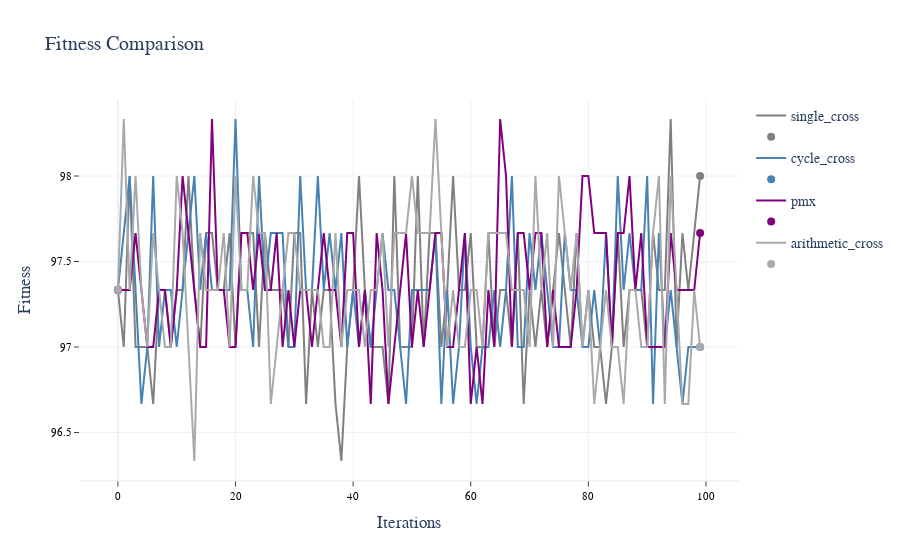
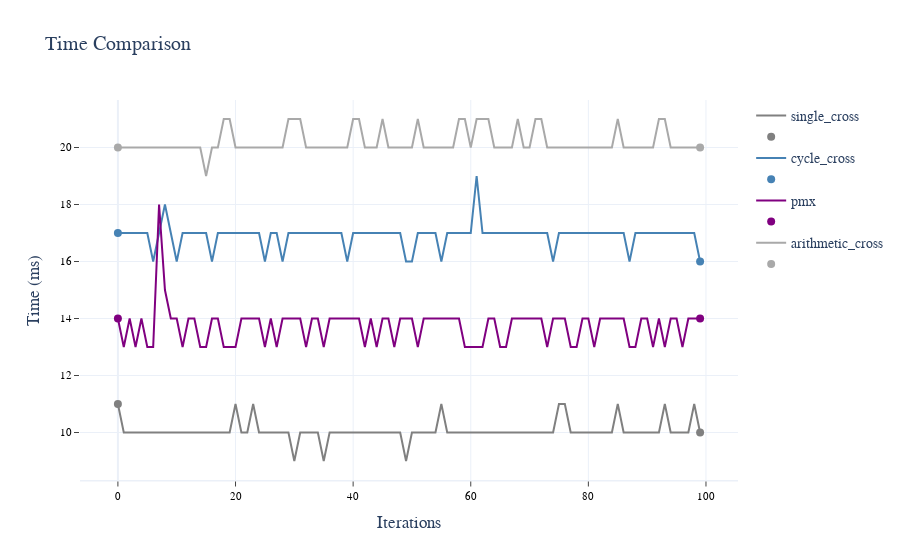

Notebook code for these charts, in order:
### Markdown cell above
### __2.2 Crossover Operator__

### Code cell
# seed for reproducibility
np.random.seed(0)

# Define the range of values
xo = ['single_cross', 'cycle_cross', 'pmx', 'arithmetic_cross']

# Setting previous best parameter as new default value
params.update(replace_param)

# Print current parameters to use in best_operators_search
print('\033[1mParameters for GA:\033[0m', end='\n\n')
print(params, end='\n\n')

param_list, df = best_operators_search('cross', xo, params)

# Displaying average results of the 100 iterations
print('\033[1mAverage results:', end='\n')
df['const'] = 'const'
df_avg = df.groupby('const').mean().reset_index(drop=True).round(3)
display(df_avg)

# Getting best parameter by fitness & time
best_param_fit = df_avg[[col for col in df_avg.columns if col.startswith('Fit_')]].idxmax(axis=1)[0].replace('Fit_', '')
best_param_time = df_avg[[col for col in df_avg.columns if col.startswith('Time_')]].idxmin(axis=1)[0].replace('Time_', '')
replace_param = {'cross': best_param_fit}
print(f'\nBest Fitness: \033[1m{best_param_fit}\033[0m\n\nBest Time: \033[1m{best_param_time}\033[0m', end='\n\n')

# Plotting results
plot_values(data = df, colors = color_palette[:len(xo)], layout=2, template='white', grid=True)

### Figure 1 — Plotly figure (JSON) as saved in the notebook; plotly's stock layout.template omitted (floating-point values rounded to 4 significant figures)
{"data": [{"line": {"color": "gray", "width": 2}, "name": "single_cross", "type": "scatter", "x": [0, 1, 2, 3, 4, 5, 6, 7, 8, 9, 10, 11, 12, 13, 14, 15, 16, 17, 18, 19, 20, 21, 22, 23, 24, 25, 26, 27, 28, 29, 30, 31, 32, 33, 34, 35, 36, 37, 38, 39, 40, 41, 42, 43, 44, 45, 46, 47, 48, 49, 50, 51, 52, 53, 54, 55, 56, 57, 58, 59, 60, 61, 62, 63, 64, 65, 66, 67, 68, 69, 70, 71, 72, 73, 74, 75, 76, 77, 78, 79, 80, 81, 82, 83, 84, 85, 86, 87, 88, 89, 90, 91, 92, 93, 94, 95, 96, 97, 98, 99], "y": [97.33, 97, 98, 97, 97, 97, 96.67, 97.33, 97.33, 97, 97.33, 97.33, 98, 97.33, 97, 97.67, 97.67, 97.33, 97.33, 97.67, 97, 97.67, 97.67, 97.67, 97, 97.67, 97.33, 97.33, 97.33, 97, 97.67, 97.67, 96.67, 97.33, 97, 97.33, 97.33, 96.67, 96.33, 97, 97.33, 98, 97.33, 97, 97, 97, 96.67, 98, 97, 97, 97, 98, 97, 97.67, 97.67, 97, 97.33, 98, 97.33, 97.33, 97.67, 97, 97, 97.67, 97, 97.33, 97.33, 97, 97.67, 96.67, 97.33, 97, 97.33, 97, 97.33, 97.67, 97.33, 97, 97.67, 97, 97.33, 97, 97, 96.67, 97, 97.67, 97, 97.33, 97.33, 97.33, 97, 97.67, 97.33, 97.33, 98.33, 97, 97.67, 97.33, 97.67, 98]}, {"marker": {"color": "gray", "size": 8}, "mode": "markers", "name": "", "type": "scatter", "x": [0, 99], "y": [97.33, 98]}, {"line": {"color": "steelblue", "width": 2}, "name": "cycle_cross", "type": "scatter", "x": [0, 1, 2, 3, 4, 5, 6, 7, 8, 9, 10, 11, 12, 13, 14, 15, 16, 17, 18, 19, 20, 21, 22, 23, 24, 25, 26, 27, 28, 29, 30, 31, 32, 33, 34, 35, 36, 37, 38, 39, 40, 41, 42, 43, 44, 45, 46, 47, 48, 49, 50, 51, 52, 53, 54, 55, 56, 57, 58, 59, 60, 61, 62, 63, 64, 65, 66, 67, 68, 69, 70, 71, 72, 73, 74, 75, 76, 77, 78, 79, 80, 81, 82, 83, 84, 85, 86, 87, 88, 89, 90, 91, 92, 93, 94, 95, 96, 97, 98, 99], "y": [97.33, 97.67, 98, 97.33, 96.67, 97, 98, 97, 97.33, 97.33, 97, 97.33, 97.67, 98, 97.33, 97.67, 97.33, 97.33, 97.33, 97.33, 98.33, 97.33, 97.33, 97, 98, 97.33, 97.67, 97.67, 97.67, 97, 97, 98, 97.33, 97.33, 98, 97.33, 97.67, 97.33, 97.67, 97, 97.33, 97, 97.33, 97, 97.33, 97.67, 97.33, 97.33, 97, 96.67, 97.33, 97.33, 97.33, 97.33, 97.67, 96.67, 97.33, 96.67, 97, 97.67, 97, 96.67, 97, 97, 97.33, 97, 97.33, 98, 97, 97, 97.67, 97.33, 97.67, 97.33, 97, 97, 97.67, 97.33, 97.33, 97, 97, 97.33, 97, 97.67, 97, 98, 97.33, 97.67, 97.33, 97.33, 98, 96.67, 97.67, 97, 97.33, 97, 96.67, 97, 97, 97]}, {"marker": {"color": "steelblue", "size": 8}, "mode": "markers", "name": "", "type": "scatter", "x": [0, 99], "y": [97.33, 97]}, {"line": {"color": "purple", "width": 2}, "name": "pmx", "type": "scatter", "x": [0, 1, 2, 3, 4, 5, 6, 7, 8, 9, 10, 11, 12, 13, 14, 15, 16, 17, 18, 19, 20, 21, 22, 23, 24, 25, 26, 27, 28, 29, 30, 31, 32, 33, 34, 35, 36, 37, 38, 39, 40, 41, 42, 43, 44, 45, 46, 47, 48, 49, 50, 51, 52, 53, 54, 55, 56, 57, 58, 59, 60, 61, 62, 63, 64, 65, 66, 67, 68, 69, 70, 71, 72, 73, 74, 75, 76, 77, 78, 79, 80, 81, 82, 83, 84, 85, 86, 87, 88, 89, 90, 91, 92, 93, 94, 95, 96, 97, 98, 99], "y": [97.33, 97.33, 97.33, 97.67, 97.33, 97, 97, 97.33, 97.33, 97, 97.33, 98, 97.67, 97.33, 97, 97, 98.33, 97.33, 97.33, 97, 97, 97.67, 97.67, 97.33, 97.67, 97.33, 97.33, 97.67, 97, 97.33, 97, 97.33, 97.33, 97, 97.33, 97.67, 97.33, 97.33, 97, 97.67, 97.67, 97, 97.33, 96.67, 97.67, 97.33, 96.67, 97, 97.33, 97.67, 97, 97.33, 97, 97.33, 97.67, 97.67, 97, 97, 97.33, 97.67, 96.67, 97, 96.67, 97.33, 97, 98.33, 98, 97, 97.67, 97.67, 97.33, 97.67, 97.67, 97, 97.33, 97, 97, 97, 97.33, 98, 98, 97.67, 97.67, 97.67, 97, 97.67, 97.67, 98, 97.33, 97.67, 97, 97, 97, 97, 97.67, 97.33, 97.33, 97.33, 97.33, 97.67]}, {"marker": {"color": "purple", "size": 8}, "mode": "markers", "name": "", "type": "scatter", "x": [0, 99], "y": [97.33, 97.67]}, {"line": {"color": "darkgray", "width": 2}, "name": "arithmetic_cross", "type": "scatter", "x": [0, 1, 2, 3, 4, 5, 6, 7, 8, 9, 10, 11, 12, 13, 14, 15, 16, 17, 18, 19, 20, 21, 22, 23, 24, 25, 26, 27, 28, 29, 30, 31, 32, 33, 34, 35, 36, 37, 38, 39, 40, 41, 42, 43, 44, 45, 46, 47, 48, 49, 50, 51, 52, 53, 54, 55, 56, 57, 58, 59, 60, 61, 62, 63, 64, 65, 66, 67, 68, 69, 70, 71, 72, 73, 74, 75, 76, 77, 78, 79, 80, 81, 82, 83, 84, 85, 86, 87, 88, 89, 90, 91, 92, 93, 94, 95, 96, 97, 98, 99], "y": [97.33, 98.33, 97.33, 98, 97.33, 97, 97.67, 97.33, 97, 97, 98, 97.67, 97, 96.33, 97.67, 97.33, 97.33, 97.33, 97.67, 97, 98, 97.33, 97.33, 98, 97.67, 97.67, 96.67, 97, 97.33, 97.67, 97.67, 97.33, 97.33, 97.33, 97.33, 97, 97, 97.67, 97, 97.33, 97.33, 97.33, 97, 97.33, 97.33, 97.67, 97, 97.67, 97.67, 97.67, 98, 97.67, 97.67, 97.67, 98.33, 97.67, 97, 97.33, 97, 97, 97.33, 97.33, 97, 97.67, 97.67, 97.67, 97.67, 97.33, 97.33, 97.33, 97, 98, 97.33, 97.67, 97, 98, 97.67, 97.33, 97.67, 97, 97.33, 96.67, 97, 97.33, 97, 97, 96.67, 97.33, 97.33, 97, 97, 97.67, 98, 96.67, 98, 97.33, 96.67, 96.67, 97.33, 97]}, {"marker": {"color": "darkgray", "size": 8}, "mode": "markers", "name": "", "type": "scatter", "x": [0, 99], "y": [97.33, 97]}], "layout": {"font": {"family": "Verdana", "size": 14}, "title": {"text": "Fitness Comparison"}, "xaxis": {"linewidth": 1.5, "showgrid": true, "showline": true, "showticklabels": true, "tickfont": {"color": "#000000", "family": "Verdana", "size": 11}, "ticks": "outside", "title": {"text": "Iterations"}}, "yaxis": {"showgrid": true, "showline": false, "showticklabels": true, "tickfont": {"color": "#000000", "family": "Verdana", "size": 11}, "ticks": "outside", "title": {"text": "Fitness"}, "zeroline": false}}}

### Figure 2 — Plotly figure (JSON) as saved in the notebook; plotly's stock layout.template omitted (floating-point values rounded to 4 significant figures)
{"data": [{"line": {"color": "gray", "width": 2}, "name": "single_cross", "type": "scatter", "x": [0, 1, 2, 3, 4, 5, 6, 7, 8, 9, 10, 11, 12, 13, 14, 15, 16, 17, 18, 19, 20, 21, 22, 23, 24, 25, 26, 27, 28, 29, 30, 31, 32, 33, 34, 35, 36, 37, 38, 39, 40, 41, 42, 43, 44, 45, 46, 47, 48, 49, 50, 51, 52, 53, 54, 55, 56, 57, 58, 59, 60, 61, 62, 63, 64, 65, 66, 67, 68, 69, 70, 71, 72, 73, 74, 75, 76, 77, 78, 79, 80, 81, 82, 83, 84, 85, 86, 87, 88, 89, 90, 91, 92, 93, 94, 95, 96, 97, 98, 99], "y": [11, 10, 10, 10, 10, 10, 10, 10, 10, 10, 10, 10, 10, 10, 10, 10, 10, 10, 10, 10, 11, 10, 10, 11, 10, 10, 10, 10, 10, 10, 9, 10, 10, 10, 10, 9, 10, 10, 10, 10, 10, 10, 10, 10, 10, 10, 10, 10, 10, 9, 10, 10, 10, 10, 10, 11, 10, 10, 10, 10, 10, 10, 10, 10, 10, 10, 10, 10, 10, 10, 10, 10, 10, 10, 10, 11, 11, 10, 10, 10, 10, 10, 10, 10, 10, 11, 10, 10, 10, 10, 10, 10, 10, 11, 10, 10, 10, 10, 11, 10]}, {"marker": {"color": "gray", "size": 8}, "mode": "markers", "name": "", "type": "scatter", "x": [0, 99], "y": [11, 10]}, {"line": {"color": "steelblue", "width": 2}, "name": "cycle_cross", "type": "scatter", "x": [0, 1, 2, 3, 4, 5, 6, 7, 8, 9, 10, 11, 12, 13, 14, 15, 16, 17, 18, 19, 20, 21, 22, 23, 24, 25, 26, 27, 28, 29, 30, 31, 32, 33, 34, 35, 36, 37, 38, 39, 40, 41, 42, 43, 44, 45, 46, 47, 48, 49, 50, 51, 52, 53, 54, 55, 56, 57, 58, 59, 60, 61, 62, 63, 64, 65, 66, 67, 68, 69, 70, 71, 72, 73, 74, 75, 76, 77, 78, 79, 80, 81, 82, 83, 84, 85, 86, 87, 88, 89, 90, 91, 92, 93, 94, 95, 96, 97, 98, 99], "y": [17, 17, 17, 17, 17, 17, 16, 17, 18, 17, 16, 17, 17, 17, 17, 17, 16, 17, 17, 17, 17, 17, 17, 17, 17, 16, 17, 17, 16, 17, 17, 17, 17, 17, 17, 17, 17, 17, 17, 16, 17, 17, 17, 17, 17, 17, 17, 17, 17, 16, 16, 17, 17, 17, 17, 16, 17, 17, 17, 17, 17, 19, 17, 17, 17, 17, 17, 17, 17, 17, 17, 17, 17, 17, 16, 17, 17, 17, 17, 17, 17, 17, 17, 17, 17, 17, 17, 16, 17, 17, 17, 17, 17, 17, 17, 17, 17, 17, 17, 16]}, {"marker": {"color": "steelblue", "size": 8}, "mode": "markers", "name": "", "type": "scatter", "x": [0, 99], "y": [17, 16]}, {"line": {"color": "purple", "width": 2}, "name": "pmx", "type": "scatter", "x": [0, 1, 2, 3, 4, 5, 6, 7, 8, 9, 10, 11, 12, 13, 14, 15, 16, 17, 18, 19, 20, 21, 22, 23, 24, 25, 26, 27, 28, 29, 30, 31, 32, 33, 34, 35, 36, 37, 38, 39, 40, 41, 42, 43, 44, 45, 46, 47, 48, 49, 50, 51, 52, 53, 54, 55, 56, 57, 58, 59, 60, 61, 62, 63, 64, 65, 66, 67, 68, 69, 70, 71, 72, 73, 74, 75, 76, 77, 78, 79, 80, 81, 82, 83, 84, 85, 86, 87, 88, 89, 90, 91, 92, 93, 94, 95, 96, 97, 98, 99], "y": [14, 13, 14, 13, 14, 13, 13, 18, 15, 14, 14, 13, 14, 14, 13, 13, 14, 14, 13, 13, 13, 14, 14, 14, 14, 13, 14, 13, 14, 14, 14, 14, 13, 14, 14, 13, 14, 14, 14, 14, 14, 14, 13, 14, 13, 14, 14, 13, 14, 14, 14, 13, 14, 14, 14, 14, 14, 14, 14, 13, 13, 13, 13, 14, 14, 13, 13, 14, 14, 14, 14, 14, 14, 13, 14, 14, 14, 13, 13, 14, 14, 13, 14, 14, 14, 14, 14, 13, 13, 14, 14, 13, 14, 13, 14, 14, 13, 14, 14, 14]}, {"marker": {"color": "purple", "size": 8}, "mode": "markers", "name": "", "type": "scatter", "x": [0, 99], "y": [14, 14]}, {"line": {"color": "darkgray", "width": 2}, "name": "arithmetic_cross", "type": "scatter", "x": [0, 1, 2, 3, 4, 5, 6, 7, 8, 9, 10, 11, 12, 13, 14, 15, 16, 17, 18, 19, 20, 21, 22, 23, 24, 25, 26, 27, 28, 29, 30, 31, 32, 33, 34, 35, 36, 37, 38, 39, 40, 41, 42, 43, 44, 45, 46, 47, 48, 49, 50, 51, 52, 53, 54, 55, 56, 57, 58, 59, 60, 61, 62, 63, 64, 65, 66, 67, 68, 69, 70, 71, 72, 73, 74, 75, 76, 77, 78, 79, 80, 81, 82, 83, 84, 85, 86, 87, 88, 89, 90, 91, 92, 93, 94, 95, 96, 97, 98, 99], "y": [20, 20, 20, 20, 20, 20, 20, 20, 20, 20, 20, 20, 20, 20, 20, 19, 20, 20, 21, 21, 20, 20, 20, 20, 20, 20, 20, 20, 20, 21, 21, 21, 20, 20, 20, 20, 20, 20, 20, 20, 21, 21, 20, 20, 20, 21, 20, 20, 20, 20, 20, 21, 20, 20, 20, 20, 20, 20, 21, 21, 20, 21, 21, 21, 20, 20, 20, 20, 21, 20, 20, 21, 21, 20, 20, 20, 20, 20, 20, 20, 20, 20, 20, 20, 20, 21, 20, 20, 20, 20, 20, 20, 21, 21, 20, 20, 20, 20, 20, 20]}, {"marker": {"color": "darkgray", "size": 8}, "mode": "markers", "name": "", "type": "scatter", "x": [0, 99], "y": [20, 20]}], "layout": {"font": {"family": "Verdana", "size": 14}, "title": {"text": "Time Comparison"}, "xaxis": {"linewidth": 1.5, "showgrid": true, "showline": true, "showticklabels": true, "tickfont": {"color": "#000000", "family": "Verdana", "size": 11}, "ticks": "outside", "title": {"text": "Iterations"}}, "yaxis": {"showgrid": true, "showline": false, "showticklabels": true, "tickfont": {"color": "#000000", "family": "Verdana", "size": 11}, "ticks": "outside", "title": {"text": "Time (ms)"}, "zeroline": false}}}
